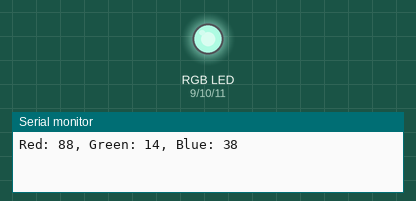
This sketch was run on a simulated Arduino Uno, built with avr-gcc and run on an emulated ATmega328P. Parts: an RGB LED mixed from three pins (HIGH = lit), the last lines printed to the serial monitor. Dim RGB values are drawn brighter than linear; random numbers use the default seed unless the sketch sets one.

Above: at 0.1 s.
At 5.1 s:
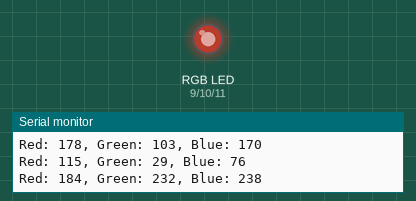
At 9.1 s:
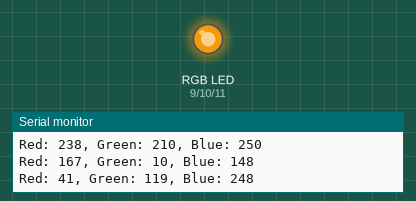
At 19.1 s:
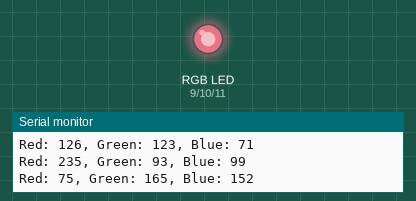
At 29.1 s:
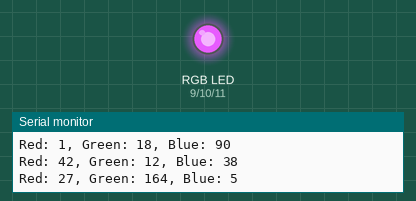
At 38.1 s:
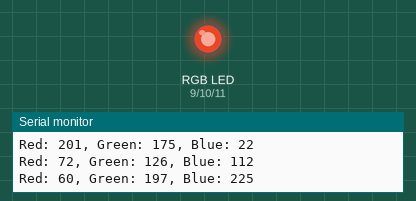
Timing chart, 0 to 40.0 s (numbered marks = the images above):
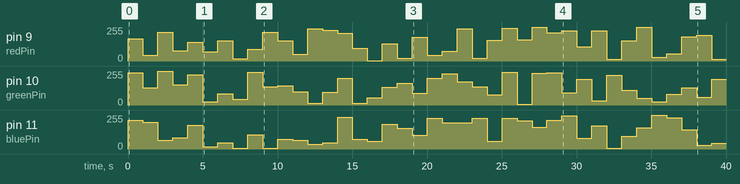

The sketch:

21_RGBled2.ino
```cpp
int redPin = 9;
int greenPin = 10;
int bluePin = 11;

void setup()
{
  pinMode(redPin,OUTPUT);
  pinMode(greenPin,OUTPUT);
  pinMode(bluePin,OUTPUT);
  Serial.begin(9600);
}
void loop()
{
  // 0~255 사이의 난수 추출
  int randRed=(random(256));
  int randGreen=(random(256));
  int randBlue=(random(256));

  setColor(randRed, randGreen, randBlue);
  valPrint(randRed, randGreen, randBlue);
  delay(1000);
}

void setColor(int redv, int greenv, int bluev){
  analogWrite(redPin, redv);
  analogWrite(greenPin, greenv);
  analogWrite(bluePin, bluev);
}

void valPrint(int redv, int greenv, int bluev){
  // RGB led가 anode type이기에 255를 빼 줘야 실제 출력되는 led 색상이랑 맞게 나옴.
  Serial.print("Red: ");
  Serial.print(255-redv);
  Serial.print(", ");
  Serial.print("Green: ");
  Serial.print(255-greenv);
  Serial.print(", ");
  Serial.print("Blue: ");
  Serial.println(255-bluev);
}
```

Measured:
- by itself, pin 9 (redPin): 0/255 → 167/255 at 0.00 s, → 42/255 1.0 s later, → 216/255 1.0 s later, → 77/255 1.0 s later, … (40 changes in this stretch)
- by itself, pin 11 (bluePin): 0/255 → 217/255 at 0.00 s, → 200/255 1.0 s later, → 67/255 1.0 s later, → 85/255 1.0 s later, … (40 changes in this stretch)
